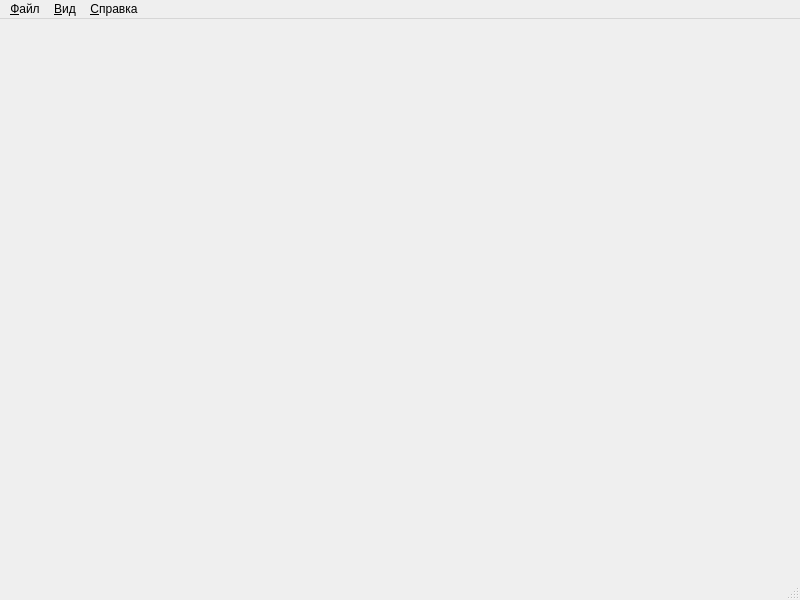
<?xml version="1.0" encoding="UTF-8"?>
<ui version="4.0">
 <class>PolarGraphWindow</class>
 <widget class="QMainWindow" name="PolarGraphWindow">
  <property name="geometry">
   <rect>
    <x>0</x>
    <y>0</y>
    <width>800</width>
    <height>600</height>
   </rect>
  </property>
  <property name="windowTitle">
   <string>Polar plotter</string>
  </property>
  <widget class="QWidget" name="centralwidget">
   <property name="minimumSize">
    <size>
     <width>128</width>
     <height>128</height>
    </size>
   </property>
   <widget class="QLabel" name="plotLabel">
    <property name="geometry">
     <rect>
      <x>0</x>
      <y>0</y>
      <width>819</width>
      <height>559</height>
     </rect>
    </property>
    <property name="frameShape">
     <enum>QFrame::NoFrame</enum>
    </property>
    <property name="text">
     <string/>
    </property>
   </widget>
  </widget>
  <widget class="QMenuBar" name="menubar">
   <property name="geometry">
    <rect>
     <x>0</x>
     <y>0</y>
     <width>800</width>
     <height>21</height>
    </rect>
   </property>
   <widget class="QMenu" name="menuView">
    <property name="title">
     <string>&amp;Вид</string>
    </property>
    <addaction name="dataPanelAction"/>
   </widget>
   <widget class="QMenu" name="menuAbout">
    <property name="title">
     <string>&amp;Справка</string>
    </property>
    <addaction name="aboutAction"/>
   </widget>
   <widget class="QMenu" name="menuFile">
    <property name="title">
     <string>&amp;Файл</string>
    </property>
    <addaction name="exitAction"/>
   </widget>
   <addaction name="menuFile"/>
   <addaction name="menuView"/>
   <addaction name="menuAbout"/>
  </widget>
  <widget class="QStatusBar" name="statusbar"/>
  <action name="exitAction">
   <property name="text">
    <string>&amp;Выход</string>
   </property>
  </action>
  <action name="dataPanelAction">
   <property name="text">
    <string>Панель &amp;данных...</string>
   </property>
  </action>
  <action name="aboutAction">
   <property name="text">
    <string>О &amp;программе</string>
   </property>
  </action>
 </widget>
 <resources/>
 <connections/>
</ui>
